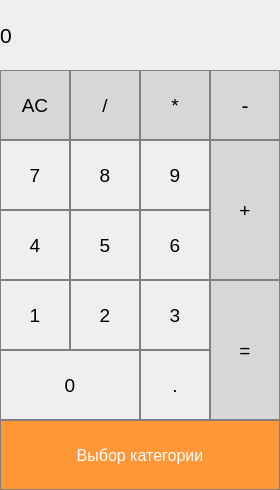
<?xml version="1.0" encoding="UTF-8"?>
<ui version="4.0">
 <class>CalculatorGave</class>
 <widget class="QDialog" name="CalculatorGave">
  <property name="geometry">
   <rect>
    <x>0</x>
    <y>0</y>
    <width>280</width>
    <height>490</height>
   </rect>
  </property>
  <property name="windowTitle">
   <string>Dialog</string>
  </property>
  <property name="windowIcon">
   <iconset resource="pictures.qrc">
    <normaloff>:/pict/img/cal.png</normaloff>:/pict/img/cal.png</iconset>
  </property>
  <widget class="QPushButton" name="pushButton_3">
   <property name="geometry">
    <rect>
     <x>140</x>
     <y>280</y>
     <width>70</width>
     <height>70</height>
    </rect>
   </property>
   <property name="font">
    <font>
     <pointsize>14</pointsize>
    </font>
   </property>
   <property name="styleSheet">
    <string notr="true">QPushButton {
   border: 1px solid gray;
}
QPushButton:pressed {
    background-color: qlineargradient(x1: 0, y1: 0, x2: 0, y2: 1,
                                      stop: 0 #dadbde, stop: 1 #f6f7fa);
}</string>
   </property>
   <property name="text">
    <string>3</string>
   </property>
  </widget>
  <widget class="QPushButton" name="pushButton">
   <property name="geometry">
    <rect>
     <x>0</x>
     <y>420</y>
     <width>280</width>
     <height>70</height>
    </rect>
   </property>
   <property name="font">
    <font>
     <pointsize>12</pointsize>
    </font>
   </property>
   <property name="styleSheet">
    <string notr="true">QPushButton {
  background-color: rgb(255, 151, 57);
  color: white; 
  border: 1px solid gray;
}

QPushButton:pressed {
    background-color: qlineargradient(x1: 0, y1: 0, x2: 0, y2: 1,
                                      stop: 0 #FF7832, stop: 1 #FF9739);
}</string>
   </property>
   <property name="text">
    <string>Выбор категории</string>
   </property>
  </widget>
  <widget class="QPushButton" name="pushButton_dev">
   <property name="geometry">
    <rect>
     <x>70</x>
     <y>70</y>
     <width>70</width>
     <height>70</height>
    </rect>
   </property>
   <property name="font">
    <font>
     <pointsize>14</pointsize>
    </font>
   </property>
   <property name="styleSheet">
    <string notr="true">QPushButton {
  background-color: rgb(215, 215, 215);
  border: 1px solid gray;
}
QPushButton:pressed {
    background-color: qlineargradient(x1: 0, y1: 0, x2: 0, y2: 1,
                                      stop: 0 #BEBEBE, stop: 1 #D7D7D7);
}</string>
   </property>
   <property name="text">
    <string>/</string>
   </property>
  </widget>
  <widget class="QPushButton" name="pushButton_minus">
   <property name="geometry">
    <rect>
     <x>210</x>
     <y>70</y>
     <width>70</width>
     <height>70</height>
    </rect>
   </property>
   <property name="font">
    <font>
     <pointsize>16</pointsize>
    </font>
   </property>
   <property name="styleSheet">
    <string notr="true">QPushButton {
  background-color: rgb(215, 215, 215);
  border: 1px solid gray;
}
QPushButton:pressed {
    background-color: qlineargradient(x1: 0, y1: 0, x2: 0, y2: 1,
                                      stop: 0 #BEBEBE, stop: 1 #D7D7D7);
}</string>
   </property>
   <property name="text">
    <string>-</string>
   </property>
  </widget>
  <widget class="QPushButton" name="pushButton_1">
   <property name="geometry">
    <rect>
     <x>0</x>
     <y>280</y>
     <width>70</width>
     <height>70</height>
    </rect>
   </property>
   <property name="font">
    <font>
     <pointsize>14</pointsize>
    </font>
   </property>
   <property name="styleSheet">
    <string notr="true">QPushButton {
   border: 1px solid gray;
}
QPushButton:pressed {
    background-color: qlineargradient(x1: 0, y1: 0, x2: 0, y2: 1,
                                      stop: 0 #dadbde, stop: 1 #f6f7fa);
}</string>
   </property>
   <property name="text">
    <string>1</string>
   </property>
  </widget>
  <widget class="QLabel" name="label">
   <property name="geometry">
    <rect>
     <x>0</x>
     <y>0</y>
     <width>280</width>
     <height>70</height>
    </rect>
   </property>
   <property name="font">
    <font>
     <pointsize>16</pointsize>
    </font>
   </property>
   <property name="styleSheet">
    <string notr="true">QLabel {
  qproperty-alignment: ' AlignVCenter | AlignRight';
  border: 1px solid gray;
}

background-color : white;</string>
   </property>
   <property name="text">
    <string>0</string>
   </property>
  </widget>
  <widget class="QPushButton" name="pushButton_8">
   <property name="geometry">
    <rect>
     <x>70</x>
     <y>140</y>
     <width>70</width>
     <height>70</height>
    </rect>
   </property>
   <property name="font">
    <font>
     <pointsize>14</pointsize>
    </font>
   </property>
   <property name="styleSheet">
    <string notr="true">QPushButton {
   border: 1px solid gray;
}
QPushButton:pressed {
    background-color: qlineargradient(x1: 0, y1: 0, x2: 0, y2: 1,
                                      stop: 0 #dadbde, stop: 1 #f6f7fa);
}</string>
   </property>
   <property name="text">
    <string>8</string>
   </property>
  </widget>
  <widget class="QPushButton" name="pushButton_2">
   <property name="geometry">
    <rect>
     <x>70</x>
     <y>280</y>
     <width>70</width>
     <height>70</height>
    </rect>
   </property>
   <property name="font">
    <font>
     <pointsize>14</pointsize>
    </font>
   </property>
   <property name="styleSheet">
    <string notr="true">QPushButton {
   border: 1px solid gray;
}
QPushButton:pressed {
    background-color: qlineargradient(x1: 0, y1: 0, x2: 0, y2: 1,
                                      stop: 0 #dadbde, stop: 1 #f6f7fa);
}</string>
   </property>
   <property name="text">
    <string>2</string>
   </property>
  </widget>
  <widget class="QPushButton" name="pushButton_t">
   <property name="geometry">
    <rect>
     <x>140</x>
     <y>350</y>
     <width>70</width>
     <height>70</height>
    </rect>
   </property>
   <property name="font">
    <font>
     <pointsize>14</pointsize>
    </font>
   </property>
   <property name="styleSheet">
    <string notr="true">QPushButton {
   border: 1px solid gray;
}
QPushButton:pressed {
    background-color: qlineargradient(x1: 0, y1: 0, x2: 0, y2: 1,
                                      stop: 0 #dadbde, stop: 1 #f6f7fa);
}</string>
   </property>
   <property name="text">
    <string>.</string>
   </property>
  </widget>
  <widget class="QPushButton" name="pushButton_plus">
   <property name="geometry">
    <rect>
     <x>210</x>
     <y>140</y>
     <width>70</width>
     <height>140</height>
    </rect>
   </property>
   <property name="font">
    <font>
     <pointsize>14</pointsize>
    </font>
   </property>
   <property name="styleSheet">
    <string notr="true">QPushButton {
  background-color: rgb(215, 215, 215);
  border: 1px solid gray;
}
QPushButton:pressed {
    background-color: qlineargradient(x1: 0, y1: 0, x2: 0, y2: 1,
                                      stop: 0 #BEBEBE, stop: 1 #D7D7D7);
}</string>
   </property>
   <property name="text">
    <string>+</string>
   </property>
  </widget>
  <widget class="QPushButton" name="pushButton_mult">
   <property name="geometry">
    <rect>
     <x>140</x>
     <y>70</y>
     <width>70</width>
     <height>70</height>
    </rect>
   </property>
   <property name="font">
    <font>
     <pointsize>14</pointsize>
    </font>
   </property>
   <property name="styleSheet">
    <string notr="true">QPushButton {
  background-color: rgb(215, 215, 215);
  border: 1px solid gray;
}
QPushButton:pressed {
    background-color: qlineargradient(x1: 0, y1: 0, x2: 0, y2: 1,
                                      stop: 0 #BEBEBE, stop: 1 #D7D7D7);
}</string>
   </property>
   <property name="text">
    <string>*</string>
   </property>
  </widget>
  <widget class="QPushButton" name="pushButton_AC">
   <property name="geometry">
    <rect>
     <x>0</x>
     <y>70</y>
     <width>70</width>
     <height>70</height>
    </rect>
   </property>
   <property name="font">
    <font>
     <pointsize>14</pointsize>
    </font>
   </property>
   <property name="styleSheet">
    <string notr="true">QPushButton {
  background-color: rgb(215, 215, 215);
  border: 1px solid gray;
}
QPushButton:pressed {
    background-color: qlineargradient(x1: 0, y1: 0, x2: 0, y2: 1,
                                      stop: 0 #BEBEBE, stop: 1 #D7D7D7);
}</string>
   </property>
   <property name="text">
    <string>AC</string>
   </property>
  </widget>
  <widget class="QPushButton" name="pushButton_equal">
   <property name="geometry">
    <rect>
     <x>210</x>
     <y>280</y>
     <width>70</width>
     <height>140</height>
    </rect>
   </property>
   <property name="font">
    <font>
     <pointsize>14</pointsize>
    </font>
   </property>
   <property name="styleSheet">
    <string notr="true">QPushButton {
  background-color: rgb(215, 215, 215);
  border: 1px solid gray;
}
QPushButton:pressed {
    background-color: qlineargradient(x1: 0, y1: 0, x2: 0, y2: 1,
                                      stop: 0 #BEBEBE, stop: 1 #D7D7D7);
}</string>
   </property>
   <property name="text">
    <string>=</string>
   </property>
  </widget>
  <widget class="QPushButton" name="pushButton_6">
   <property name="geometry">
    <rect>
     <x>140</x>
     <y>210</y>
     <width>70</width>
     <height>70</height>
    </rect>
   </property>
   <property name="font">
    <font>
     <pointsize>14</pointsize>
    </font>
   </property>
   <property name="styleSheet">
    <string notr="true">QPushButton {
   border: 1px solid gray;
}
QPushButton:pressed {
    background-color: qlineargradient(x1: 0, y1: 0, x2: 0, y2: 1,
                                      stop: 0 #dadbde, stop: 1 #f6f7fa);
}</string>
   </property>
   <property name="text">
    <string>6</string>
   </property>
  </widget>
  <widget class="QPushButton" name="pushButton_5">
   <property name="geometry">
    <rect>
     <x>70</x>
     <y>210</y>
     <width>70</width>
     <height>70</height>
    </rect>
   </property>
   <property name="font">
    <font>
     <pointsize>14</pointsize>
    </font>
   </property>
   <property name="styleSheet">
    <string notr="true">QPushButton {
   border: 1px solid gray;
}
QPushButton:pressed {
    background-color: qlineargradient(x1: 0, y1: 0, x2: 0, y2: 1,
                                      stop: 0 #dadbde, stop: 1 #f6f7fa);
}</string>
   </property>
   <property name="text">
    <string>5</string>
   </property>
  </widget>
  <widget class="QPushButton" name="pushButton_4">
   <property name="geometry">
    <rect>
     <x>0</x>
     <y>210</y>
     <width>70</width>
     <height>70</height>
    </rect>
   </property>
   <property name="font">
    <font>
     <pointsize>14</pointsize>
    </font>
   </property>
   <property name="styleSheet">
    <string notr="true">QPushButton {
   border: 1px solid gray;
}
QPushButton:pressed {
    background-color: qlineargradient(x1: 0, y1: 0, x2: 0, y2: 1,
                                      stop: 0 #dadbde, stop: 1 #f6f7fa);
}</string>
   </property>
   <property name="text">
    <string>4</string>
   </property>
  </widget>
  <widget class="QPushButton" name="pushButton_0">
   <property name="geometry">
    <rect>
     <x>0</x>
     <y>350</y>
     <width>140</width>
     <height>70</height>
    </rect>
   </property>
   <property name="font">
    <font>
     <pointsize>14</pointsize>
    </font>
   </property>
   <property name="styleSheet">
    <string notr="true">QPushButton {
   border: 1px solid gray;
}
QPushButton:pressed {
    background-color: qlineargradient(x1: 0, y1: 0, x2: 0, y2: 1,
                                      stop: 0 #dadbde, stop: 1 #f6f7fa);
}</string>
   </property>
   <property name="text">
    <string>0</string>
   </property>
  </widget>
  <widget class="QPushButton" name="pushButton_7">
   <property name="geometry">
    <rect>
     <x>0</x>
     <y>140</y>
     <width>70</width>
     <height>70</height>
    </rect>
   </property>
   <property name="font">
    <font>
     <pointsize>14</pointsize>
    </font>
   </property>
   <property name="styleSheet">
    <string notr="true">QPushButton {
   border: 1px solid gray;
}
QPushButton:pressed {
    background-color: qlineargradient(x1: 0, y1: 0, x2: 0, y2: 1,
                                      stop: 0 #dadbde, stop: 1 #f6f7fa);
}</string>
   </property>
   <property name="text">
    <string>7</string>
   </property>
  </widget>
  <widget class="QPushButton" name="pushButton_9">
   <property name="geometry">
    <rect>
     <x>140</x>
     <y>140</y>
     <width>70</width>
     <height>70</height>
    </rect>
   </property>
   <property name="font">
    <font>
     <pointsize>14</pointsize>
    </font>
   </property>
   <property name="styleSheet">
    <string notr="true">QPushButton {
   border: 1px solid gray;
}
QPushButton:pressed {
    background-color: qlineargradient(x1: 0, y1: 0, x2: 0, y2: 1,
                                      stop: 0 #dadbde, stop: 1 #f6f7fa);
}</string>
   </property>
   <property name="text">
    <string>9</string>
   </property>
  </widget>
 </widget>
 <resources>
  <include location="pictures.qrc"/>
 </resources>
 <connections/>
</ui>
